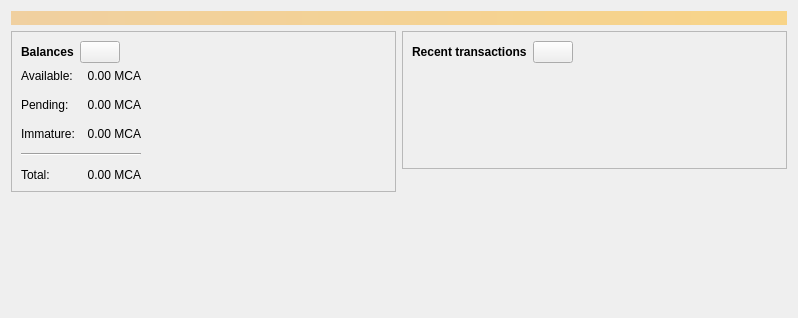
<?xml version="1.0" encoding="UTF-8"?>
<ui version="4.0">
 <class>OverviewPage</class>
 <widget class="QWidget" name="OverviewPage">
  <property name="geometry">
   <rect>
    <x>0</x>
    <y>0</y>
    <width>798</width>
    <height>318</height>
   </rect>
  </property>
  <property name="windowTitle">
   <string>Form</string>
  </property>
  <layout class="QVBoxLayout" name="topLayout">
   <item>
    <widget class="QLabel" name="labelAlerts">
     <property name="visible">
      <bool>false</bool>
     </property>
     <property name="styleSheet">
      <string notr="true">QLabel { background-color: qlineargradient(x1: 0, y1: 0, x2: 1, y2: 0, stop:0 #F0D0A0, stop:1 #F8D488); color:#000000; }</string>
     </property>
     <property name="wordWrap">
      <bool>true</bool>
     </property>
     <property name="margin">
      <number>3</number>
     </property>
     <property name="textInteractionFlags">
      <set>Qt::TextSelectableByMouse</set>
     </property>
    </widget>
   </item>
   <item>
    <layout class="QHBoxLayout" name="horizontalLayout" stretch="1,1">
     <item>
      <layout class="QVBoxLayout" name="verticalLayout_2">
       <item>
        <widget class="QFrame" name="frame">
         <property name="frameShape">
          <enum>QFrame::StyledPanel</enum>
         </property>
         <property name="frameShadow">
          <enum>QFrame::Raised</enum>
         </property>
         <layout class="QVBoxLayout" name="verticalLayout_4">
          <item>
           <layout class="QHBoxLayout" name="horizontalLayout_4">
            <item>
             <widget class="QLabel" name="label_5">
              <property name="font">
               <font>
                <weight>75</weight>
                <bold>true</bold>
               </font>
              </property>
              <property name="text">
               <string>Balances</string>
              </property>
             </widget>
            </item>
            <item>
             <widget class="QPushButton" name="labelWalletStatus">
              <property name="enabled">
               <bool>true</bool>
              </property>
              <property name="maximumSize">
               <size>
                <width>45</width>
                <height>16777215</height>
               </size>
              </property>
              <property name="toolTip">
               <string>The displayed information may be out of date. Your wallet automatically synchronizes with the Bitcoin network after a connection is established, but this process has not completed yet.</string>
              </property>
              <property name="text">
               <string/>
              </property>
              <property name="icon">
               <iconset resource="../bitcoin.qrc">
                <normaloff>:/icons/warning</normaloff>
                <disabledoff>:/icons/warning</disabledoff>:/icons/warning</iconset>
              </property>
              <property name="iconSize">
               <size>
                <width>24</width>
                <height>24</height>
               </size>
              </property>
             </widget>
            </item>
            <item>
             <spacer name="horizontalSpacer_3">
              <property name="orientation">
               <enum>Qt::Horizontal</enum>
              </property>
              <property name="sizeHint" stdset="0">
               <size>
                <width>40</width>
                <height>20</height>
               </size>
              </property>
             </spacer>
            </item>
           </layout>
          </item>
          <item>
           <layout class="QGridLayout" name="gridLayout">
            <property name="spacing">
             <number>12</number>
            </property>
            <item row="1" column="1">
             <widget class="QLabel" name="labelUnconfirmed">
              <property name="cursor">
               <cursorShape>IBeamCursor</cursorShape>
              </property>
              <property name="toolTip">
               <string>Total of transactions that have yet to be confirmed, and do not yet count toward the spendable balance</string>
              </property>
              <property name="text">
               <string notr="true">0.00 MCA</string>
              </property>
              <property name="alignment">
               <set>Qt::AlignRight|Qt::AlignTrailing|Qt::AlignVCenter</set>
              </property>
              <property name="textInteractionFlags">
               <set>Qt::LinksAccessibleByMouse|Qt::TextSelectableByKeyboard|Qt::TextSelectableByMouse</set>
              </property>
             </widget>
            </item>
            <item row="3" column="0" colspan="2">
             <widget class="Line" name="line">
              <property name="orientation">
               <enum>Qt::Horizontal</enum>
              </property>
             </widget>
            </item>
            <item row="4" column="0">
             <widget class="QLabel" name="labelTotalText">
              <property name="text">
               <string>Total:</string>
              </property>
             </widget>
            </item>
            <item row="2" column="1">
             <widget class="QLabel" name="labelImmature">
              <property name="cursor">
               <cursorShape>IBeamCursor</cursorShape>
              </property>
              <property name="toolTip">
               <string>Mined balance that has not yet matured</string>
              </property>
              <property name="text">
               <string notr="true">0.00 MCA</string>
              </property>
              <property name="alignment">
               <set>Qt::AlignRight|Qt::AlignTrailing|Qt::AlignVCenter</set>
              </property>
              <property name="textInteractionFlags">
               <set>Qt::LinksAccessibleByMouse|Qt::TextSelectableByKeyboard|Qt::TextSelectableByMouse</set>
              </property>
             </widget>
            </item>
            <item row="1" column="2">
             <spacer name="horizontalSpacer_2">
              <property name="orientation">
               <enum>Qt::Horizontal</enum>
              </property>
              <property name="sizeHint" stdset="0">
               <size>
                <width>40</width>
                <height>20</height>
               </size>
              </property>
             </spacer>
            </item>
            <item row="2" column="0">
             <widget class="QLabel" name="labelImmatureText">
              <property name="text">
               <string>Immature:</string>
              </property>
             </widget>
            </item>
            <item row="4" column="1">
             <widget class="QLabel" name="labelTotal">
              <property name="cursor">
               <cursorShape>IBeamCursor</cursorShape>
              </property>
              <property name="toolTip">
               <string>Your current total balance</string>
              </property>
              <property name="text">
               <string notr="true">0.00 MCA</string>
              </property>
              <property name="alignment">
               <set>Qt::AlignRight|Qt::AlignTrailing|Qt::AlignVCenter</set>
              </property>
              <property name="textInteractionFlags">
               <set>Qt::LinksAccessibleByMouse|Qt::TextSelectableByKeyboard|Qt::TextSelectableByMouse</set>
              </property>
             </widget>
            </item>
            <item row="0" column="0">
             <widget class="QLabel" name="labelBalanceText">
              <property name="text">
               <string>Available:</string>
              </property>
             </widget>
            </item>
            <item row="0" column="1">
             <widget class="QLabel" name="labelBalance">
              <property name="cursor">
               <cursorShape>IBeamCursor</cursorShape>
              </property>
              <property name="toolTip">
               <string>Your current spendable balance</string>
              </property>
              <property name="text">
               <string notr="true">0.00 MCA</string>
              </property>
              <property name="alignment">
               <set>Qt::AlignRight|Qt::AlignTrailing|Qt::AlignVCenter</set>
              </property>
              <property name="textInteractionFlags">
               <set>Qt::LinksAccessibleByMouse|Qt::TextSelectableByKeyboard|Qt::TextSelectableByMouse</set>
              </property>
             </widget>
            </item>
            <item row="1" column="0">
             <widget class="QLabel" name="labelPendingText">
              <property name="text">
               <string>Pending:</string>
              </property>
             </widget>
            </item>
           </layout>
          </item>
         </layout>
        </widget>
       </item>
       <item>
        <spacer name="verticalSpacer">
         <property name="orientation">
          <enum>Qt::Vertical</enum>
         </property>
         <property name="sizeHint" stdset="0">
          <size>
           <width>20</width>
           <height>40</height>
          </size>
         </property>
        </spacer>
       </item>
      </layout>
     </item>
     <item>
      <layout class="QVBoxLayout" name="verticalLayout_3">
       <item>
        <widget class="QFrame" name="frame_2">
         <property name="frameShape">
          <enum>QFrame::StyledPanel</enum>
         </property>
         <property name="frameShadow">
          <enum>QFrame::Raised</enum>
         </property>
         <layout class="QVBoxLayout" name="verticalLayout">
          <item>
           <layout class="QHBoxLayout" name="horizontalLayout_2">
            <item>
             <widget class="QLabel" name="label_4">
              <property name="font">
               <font>
                <weight>75</weight>
                <bold>true</bold>
               </font>
              </property>
              <property name="text">
               <string>Recent transactions</string>
              </property>
             </widget>
            </item>
            <item>
             <widget class="QPushButton" name="labelTransactionsStatus">
              <property name="enabled">
               <bool>true</bool>
              </property>
              <property name="maximumSize">
               <size>
                <width>45</width>
                <height>16777215</height>
               </size>
              </property>
              <property name="toolTip">
               <string>The displayed information may be out of date. Your wallet automatically synchronizes with the Bitcoin network after a connection is established, but this process has not completed yet.</string>
              </property>
              <property name="text">
               <string/>
              </property>
              <property name="icon">
               <iconset resource="../bitcoin.qrc">
                <normaloff>:/icons/warning</normaloff>
                <disabledoff>:/icons/warning</disabledoff>:/icons/warning</iconset>
              </property>
              <property name="iconSize">
               <size>
                <width>24</width>
                <height>24</height>
               </size>
              </property>
             </widget>
            </item>
            <item>
             <spacer name="horizontalSpacer">
              <property name="orientation">
               <enum>Qt::Horizontal</enum>
              </property>
              <property name="sizeHint" stdset="0">
               <size>
                <width>40</width>
                <height>20</height>
               </size>
              </property>
             </spacer>
            </item>
           </layout>
          </item>
          <item>
           <widget class="TransactionOverviewWidget" name="listTransactions">
            <property name="styleSheet">
             <string notr="true">QListView { background: transparent; }</string>
            </property>
            <property name="frameShape">
             <enum>QFrame::NoFrame</enum>
            </property>
            <property name="verticalScrollBarPolicy">
             <enum>Qt::ScrollBarAlwaysOff</enum>
            </property>
            <property name="horizontalScrollBarPolicy">
             <enum>Qt::ScrollBarAlwaysOff</enum>
            </property>
            <property name="sizeAdjustPolicy">
             <enum>QAbstractScrollArea::AdjustToContents</enum>
            </property>
            <property name="selectionMode">
             <enum>QAbstractItemView::NoSelection</enum>
            </property>
            <property name="uniformItemSizes">
             <bool>true</bool>
            </property>
           </widget>
          </item>
         </layout>
        </widget>
       </item>
       <item>
        <spacer name="verticalSpacer_2">
         <property name="orientation">
          <enum>Qt::Vertical</enum>
         </property>
         <property name="sizeHint" stdset="0">
          <size>
           <width>20</width>
           <height>40</height>
          </size>
         </property>
        </spacer>
       </item>
      </layout>
     </item>
    </layout>
   </item>
  </layout>
 </widget>
 <customwidgets>
  <customwidget>
   <class>TransactionOverviewWidget</class>
   <extends>QListView</extends>
   <header>qt/transactionoverviewwidget.h</header>
  </customwidget>
 </customwidgets>
 <resources/>
 <connections/>
</ui>
